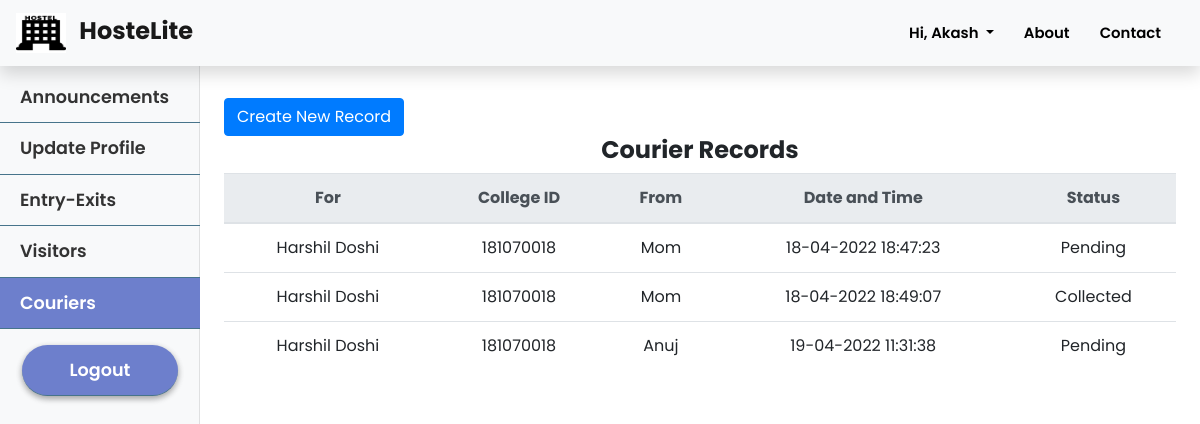
Page /guard/couriers (signed in) on the committed database.
### hostelmanagement/models.py (models this page shows, shortened)
class User(db.Model, UserMixin):
    id = db.Column(db.Integer, primary_key=True)
    college_id = db.Column(db.String(9), unique=True, nullable=False)
    firstname = db.Column(db.String(20), nullable=False)
    lastname = db.Column(db.String(20), nullable=False)
    email = db.Column(db.String(120), unique=True, nullable=False)
    password = db.Column(db.String(60), nullable=False)
    phone = db.Column(db.String(10), unique=True, nullable=False)
    address = db.Column(db.Text, nullable=False)
    course = db.Column(db.String(20),nullable=True)
    department = db.Column(db.String(20), nullable=True)
    user_type = db.Column(db.Integer, nullable = False, default=1)
    room_no = db.Column(db.Integer, nullable = True)
    announcements = db.relationship('Announcement', backref='author', lazy=True)
    complaints = db.relationship('Complaint', backref='author', lazy=True)
    mess_menu = db.relationship('MessMenu', backref='author', lazy=True)
    courier = db.relationship('Courier', backref='user', lazy=True)
    exitentry = db.relationship('ExitEntry', backref='user', lazy=True)
    visitor = db.relationship('Visitor', backref='user', lazy=True)

class Courier(db.Model):
    id = db.Column(db.Integer, primary_key = True)
    user_id = db.Column(db.Integer, db.ForeignKey('user.id'), nullable = False)
    from_name = db.Column(db.String(10), nullable = False)
    status = db.Column(db.Integer, nullable = False, default = 0)
    date_arrived = db.Column(db.DateTime, nullable = False, default = datetime.utcnow)

### hostelmanagement/routes.py (the view)
@app.route('/guard/couriers')
@login_required
def couriers_records():
    couriers = Courier.query.all()
    return render_template('guard/couriers.html', couriers = couriers)

### hostelmanagement/models.py (called while the page is built)
@login_manager.user_loader
def load_user(user_id):
    return User.query.get(int(user_id))

### hostelmanagement/templates/guard/couriers.html
{% extends 'guard/guard_layout.html' %}
{% block guard_couriers %}active{% endblock %}
{% block guard_content %}
<div class="oneGrid">
    <a class="btn btn-primary create-btn" type="submit" href="{{url_for('new_courier_record')}}">Create New Record</a>
</div>
    {% if couriers %}
        <h4 style="text-align: center; font-weight: bold;">Courier Records</h4>
        <table class=" table table-hover">
            <thead class='thead-light'>
                <tr>
                    <th>For</th>
                    <th>College ID</th>
                    <th>From</th>
                    <th>Date and Time</th>
                    <th>Status</th>
                </tr>
            </thead>
            <tbody>
                {% for courier in couriers %}
                <tr>
                    <td>{{courier.user.firstname}} {{courier.user.lastname}}</td>
                    <td>{{courier.user.college_id}}</td>
                    <td>{{courier.from_name}}</td>
                    <td>{{courier.date_arrived.strftime('%d-%m-%Y %H:%M:%S')}}</td>
                    {% if courier.status %}
                        <td>Collected</td>
                    {% else %}
                        <td>Pending</td>
                    {% endif %}
                </tr>
            {% endfor %}
            </tbody>
        </table>
    {% else %}
        <h3>No Entries Yet</h3>
    {% endif %}
{% endblock %}

### hostelmanagement/templates/layout.html (shortened to what this page needs)
<!DOCTYPE html>
<html>
<head>
    <link rel="stylesheet" href="https://cdn.jsdelivr.net/npm/bootstrap@4.5.3/dist/css/bootstrap.min.css">
    <link rel='stylesheet' href="{{ url_for('static', filename='style.css') }}">
    <link rel="stylesheet" href="https://use.fontawesome.com/releases/v5.8.1/css/all.css"
 />
</head>
<body>
    <section id="landingPage">
        <nav class="navbar sticky-top shadow navbar-expand-lg navbar-light bg-light">
            <a class="navbar-brand col-md-3 col-lg-2 mr-0 pl-0 pr-0" href="{{url_for('index')}}">
                <img width="50" height="40" class="d-inline-block align-top" alt="" loading="lazy">
                <strong class="pl-2 mt-2" style="font-size:1.2em;">HosteLite</strong>
            </a>
            <ul class='navbar-nav ml-auto mr-2'>
                {% if not current_user.is_authenticated %}
                    <li class="nav-item">
                        <a class="nav-link" href="{{ url_for('about') }}">About</a>
                    </li>
                    <li class="nav-item">
                        <a class="nav-link" href="{{ url_for('contact') }}">Contact</a>
                    </li>
                    <li class="nav-item">
                        <a class="nav-link" href="{{ url_for('login') }}">Log In</a>
                    </li>
                    <li class="nav-item">
                        <a class="nav-link toButton pl-15 pr-15" style="color: white; font-weight: 600" href="{{ url_for('application') }}">Apply Now</a>
                    </li>
                {% else %}
                    <li class="nav-item dropdown">
                        <a class="nav-link dropdown-toggle" href="#" id="navbarDropdown" role="button" data-toggle="dropdown" aria-haspopup="true" aria-expanded="false">
                            Hi, {{ current_user.firstname }}
                        </a>
                    </li>
                    <li class="nav-item">
                        <a class="nav-link" href="{{ url_for('about') }}">About</a>
                    </li>
                    <li class="nav-item">
                        <a class="nav-link" href="{{ url_for('contact') }}">Contact</a>
                    </li>
                {% endif %}
            </ul>
        </nav>
    </section>
    {% block content %}
    {% endblock %}
</body>
</html>

### hostelmanagement/static/style.css (style rules this page uses)
* { margin: 0; padding: 0; font-family: "Poppins", sans-serif; font-size: 16px; box-sizing: border-box; }
body { padding-top: 70px; overflow-x:hidden; scroll-behavior: smooth; }
#landingPage nav { position: fixed; width: 100%; opacity: 1; background-color: rgba(255, 255, 255); }
#landingPage nav ul a { font-size: 0.93em; font-weight: 600; text-decoration: none; padding: 10px 15px; text-align: center; color: #000; }
td,th { text-align: center; }
.oneGrid { display: grid; grid-template-columns: repeat(1, 1fr); gap: 16px; margin-top: 20px; }
.create-btn { margin-right: auto; }

### rows in the picture
User: firstname "Akash"
Courier: user.firstname "Harshil", user.lastname "Doshi", user.college_id "181070018", from_name "Mom", date_arrived "18-04-2022 18:47:23", status "Pending"
Courier: user.firstname "Harshil", user.lastname "Doshi", user.college_id "181070018", from_name "Mom", date_arrived "18-04-2022 18:49:07", status "Collected"
Courier: user.firstname "Harshil", user.lastname "Doshi", user.college_id "181070018", from_name "Anuj", date_arrived "19-04-2022 11:31:38", status "Pending"
